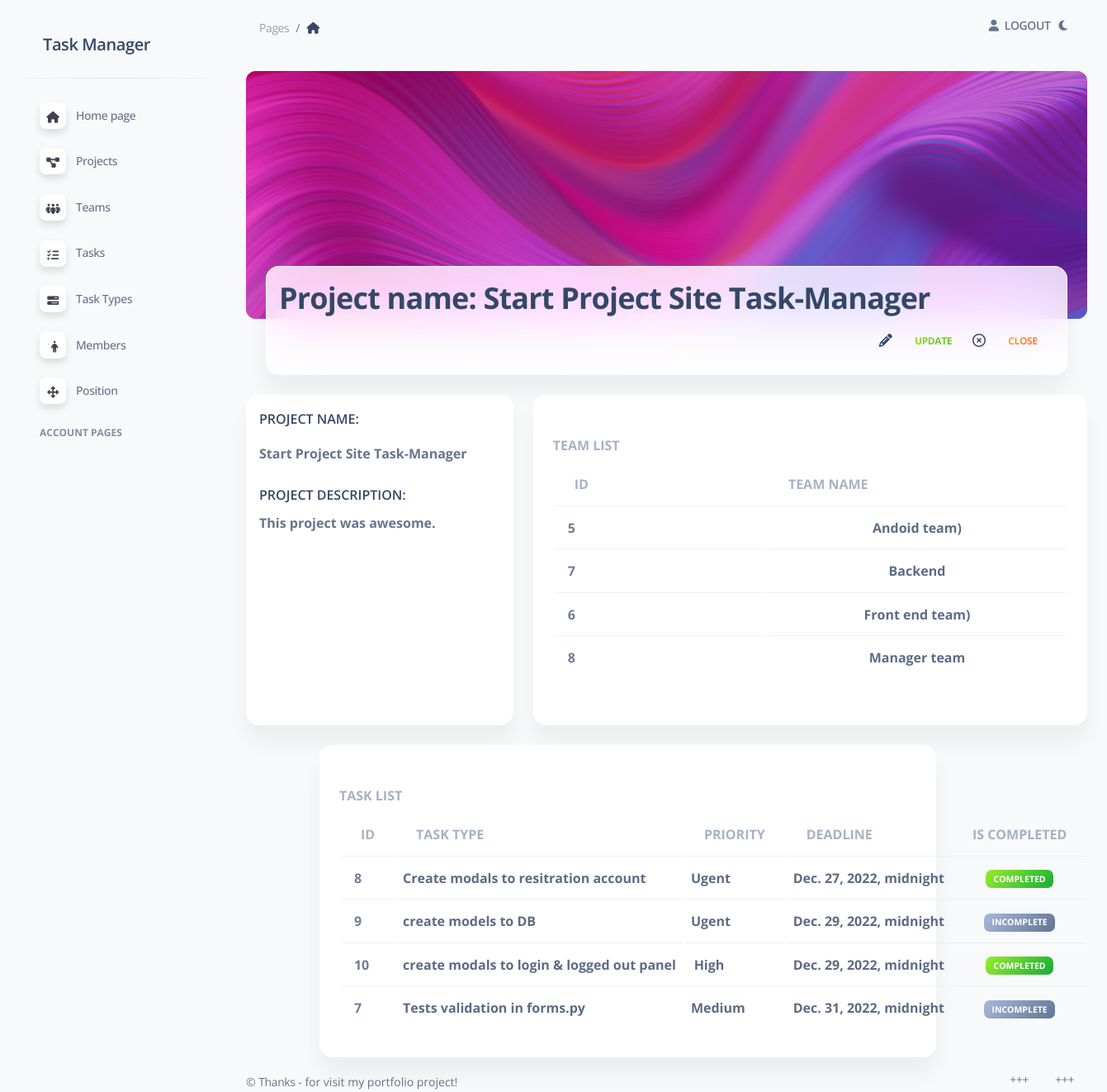
/task_manager/projects/4/ (signed in), run on the app's committed database.
### task_manager/models.py (models this page shows, shortened)
class Project(models.Model):
    name = models.CharField(max_length=70)
    teams = models.ManyToManyField(
        Team,
        related_name="projects"
    )
    description = models.TextField(null=True, blank=True)
    class Meta:
        ordering = ["name"]
        constraints = [
            UniqueConstraint(
                name="unique_project_name", fields=["name"]
            )
        ]

class Team(models.Model):
    name = models.CharField(max_length=70)
    description = models.TextField(null=True, blank=True)
    members = models.ManyToManyField(
        settings.AUTH_USER_MODEL,
        related_name="teams",
    )
    class Meta:
        ordering = ["name"]
        constraints = [
            UniqueConstraint(
                name="unique_team_name", fields=["name"]
            )
        ]

class Task(models.Model):
    TASK_PRIORITY_CHOICES = (
        ("Ugent", "Ugent priority task"),
        ("High", "High priority task"),
        ("Medium", "Medium priority task"),
        ("Low", "Low priority task"),
        ("Lowest", "Lowest priority task"),
    )
    description = models.TextField(blank=True, null=True)
    deadline = models.DateTimeField(blank=True, null=True)
    is_completed = models.BooleanField(default=False)
    priority = models.CharField(max_length=6, choices=TASK_PRIORITY_CHOICES)
    task_type = models.ForeignKey(
        TaskType, on_delete=models.CASCADE,
        related_name="tasks",
        null=True,
    )
    assignees = models.ManyToManyField(
        settings.AUTH_USER_MODEL,
        related_name="tasks",
    )
    projects = models.ForeignKey(
        Project,
        on_delete=models.CASCADE,
        related_name="tasks",
        null=True,
    )
    class Meta:
        ordering = ["deadline"]

class TaskType(models.Model):
    name = models.CharField(max_length=70)
    class Meta:
        ordering = ["name"]
        constraints = [
            UniqueConstraint(
                name="unique_task_type_name", fields=["name"]
            )
        ]
    def __str__(self) -> str:
        return self.name

### task_manager/views.py (the view)
class ProjectDetailView(LoginRequiredMixin, generic.DetailView):
    form_class = ProjectForm
    queryset = Project.objects.all().prefetch_related("teams", "tasks__task_type")
    success_url = reverse_lazy("task_manager:project-list")

### task_manager/context_processors.py (called while the page is built)
def cfg_assets_root(request):
    return {"ASSETS_ROOT": settings.ASSETS_ROOT}

### templates/task_manager/project_detail.html (shortened to what this page needs)
{% extends "base.html" %}
{% block content %}
    <div class="container-fluid xxl">
      <div class="page-header min-height-300 border-radius-lg mt-4" style="background-image: url('{{ ASSETS_ROOT }}/img/curved-images/curved0.jpg'); background-position-y: 50%;">
        <span class="mask bg-gradient-primary opacity-6"></span>
      </div>
      <div class="card card-body blur shadow-blur mx-4 mt-n6 overflow-hidden">
        <div class="row gx-4">
          <div class="col-lg-auto my-auto">
            <div class="h-100">
              <h2 class="mb-1">
                Project name: {{ project.name }}
              </h2>
            </div>
          </div>
          <div class="col-lg-3 col-lg-md-2 my-sm-auto ms-sm-auto me-sm-0 mx-auto mt-3">
            <div class="nav-wrapper position-relative end-0">
              <ul class="nav nav-pills nav-fill p-1 bg-transparent" role="tablist">
                <li class="nav-item">
                  <a href="{% url 'task_manager:project-update' pk=project.id %}">
                    <i class="fas fa-pencil-alt text-dark me-2" style="margin: 0" aria-hidden="true"></i>
                    <span class="btn btn-link text-success text-gradient text-xl px-3 mb-0">Update</span>
                  </a>
                </li>
                <li class="nav-item">
                  <a href="{% url 'task_manager:project-list' %}">
                    <i class="fa-regular fa-circle-xmark text-dark m-2" style="margin: 0" aria-hidden="true"></i>
                    <span class="btn btn-link text-warning text-gradient text-xl px-3 mb-0">Close</span>
                  </a>
                </li>
              </ul>
            </div>
          </div>
        </div>
      </div>
    </div>
    <div class="container-fluid col-lg-12 py-4">
      <div class="row">
        <div class="col-md-12 col-xl-4">
          <div class="card h-100">
            <div class="card-header pb-0 p-3 py-xxl">
              <h6 class="text-uppercase mb-0">Project name:</h6>
            </div>
            <div class="card-body p-3">
              <h6 class="text-body text-xl font-weight-bolder">{{ project.name }}</h6>
              <h6 class="text-uppercase mt-4">Project Description:</h6>
              <h6 class="text-body text-xl font-weight-bolder">{{ project.description }}</h6>
            </div>
          </div>
        </div>
        <div class="container-fluid col-lg-8 py-xxl ">
          <div class="row col--lg11 py-xxl min-height-400">
            <div class="col-lg-12">
              <div class="card mb-2 py-4 h-100">
                <div class="card-header pb-0 ">
                  <h6 class="text-uppercase text-secondary text-xl font-weight-bolder opacity-7">Team list</h6>
                </div>
                  <table class=" container table align-items-center mb-0">
                    <thead>
                      <tr>
                        <th class="text-uppercase text-secondary text-xl font-weight-bolder opacity-7" style="text-align: left">id</th>
                        <th class="text-uppercase text-secondary text-xl font-weight-bolder opacity-7 col-lg-7" >Team name</th>
                      </tr>
                    </thead>
                      <tbody>
                        {% for team in project.teams.all %}
                        <tr>
                          <td class="text-dark text-xl font-weight-bolder opacity-7" >
                            <div class="d-flex px-2 py-1">
                              <div class="d-flex flex-column justify-content-right">
                                {{ team.id }}
                              </div>
                            </div>
                          </td>
                          <td class="text-dark text-xl font-weight-bolder opacity-8" style="text-align: center">
                            <div class="col-xxl-3">
                                {{ team.name }}
                            </div>
                          </td>
                        </tr>
                        {% empty %}
                          <p style="text-align: center; color: mediumspringgreen">No Teams on this Project!</p>
                        {% endfor %}
                      </tbody>
                    </table>
                  </div>
                </div>
              </div>
            </div>
          </div>
        </div>
        <div class="container-fluid col-lg-10 py-xxl ">
          <div class="row col-lg-11 py-xxl">
            <div class="container-fluid col-xxl-12">
              <div class="card mb-2 py-4 h-100">
                <div class="card-header pb-0 ">
                  <h6 class="text-uppercase text-secondary text-xl font-weight-bolder opacity-7">Task list</h6>
                </div>
                  <table class=" container table align-items-center mb-0">
                    <thead>
                      <tr>
                        <th class="text-uppercase text-secondary text-xl font-weight-bolder opacity-7">id</th>
                        <th class="text-uppercase text-secondary text-xl font-weight-bolder opacity-7 ">Task Type</th>
                        <th class="text-uppercase text-secondary text-xl font-weight-bolder opacity-7 col-xl-3">Priority</th>
                        <th class="text-uppercase text-secondary text-xl font-weight-bolder opacity-7 col-xl-3">Deadline</th>
                        <th class="text-uppercase text-secondary text-xl font-weight-bolder opacity-7 col-xl-1">Is Completed</th>
                      </tr>
                    </thead>
                      <tbody>
                        {% for task in project.tasks.all %}
                        <tr>
                          <td class="text-dark text-xl font-weight-bolder opacity-7 col-xl-1" style="text-align: center">
                            <div class="d-flex px-2 py-1">
                              <div class="d-flex flex-column justify-content-right">
                                {{ task.id }}
                              </div>
                            </div>
                          </td>
                          <td class="text-dark text-xl font-weight-bolder opacity-8" style="text-align: center">
                            <div class="col-xl-4">
                                {{ task.task_type }}
                            </div>
                          </td>
                          <td class="text-dark text-xl font-weight-bolder opacity-8" style="text-align: center">
                            <div class="col-xl-5">
                                {{ task.priority }}
                            </div>
                          </td>
                          <td class="text-dark text-xl font-weight-bolder opacity-8" style="text-align: center">
                            <div class="col-xl-2">
                                {{ task.deadline }}
                            </div>
                          </td>
                            {% if task.is_completed == True %}
                            <td class="align-middle text-center text-sm">
                              <span class="badge badge-sm bg-gradient-success">Completed</span>
                            </td>
                              {% else %}
                            <td class="align-middle text-center text-sm">
                              <span class="badge badge-sm bg-gradient-secondary">Incomplete</span>
                            </td>
                            {% endif %}
                        </tr>
                        {% empty %}
                          <p style="text-align: center; color: mediumspringgreen">No Tasks on this Project!</p>
                        {% endfor %}
                      </tbody>
                    </table>
                  </div>
                </div>
              </div>
            </div>
{% endblock content %}

### static/assets/css/dark-theme-core.css (style rules this page uses)
body { transition: background-color 200ms ease-in; }

### data on the page
Project: name "Start Project Site Task-Manager", description "This project was awesome."
Team: id "5", name "Andoid team)"
Team: id "7", name "Backend"
Team: id "6", name "Front end team)"
Team: id "8", name "Manager team"
Task: id "8", task_type "Create modals to resitration account", priority "Ugent", deadline "Dec. 27, 2022, midnight", is_completed "COMPLETED"
Task: id "9", task_type "create models to DB", priority "Ugent", deadline "Dec. 29, 2022, midnight", is_completed "INCOMPLETE"
Task: id "10", task_type "create modals to login & logged out panel", priority "High", deadline "Dec. 29, 2022, midnight", is_completed "COMPLETED"
Task: id "7", task_type "Tests validation in forms.py", priority "Medium", deadline "Dec. 31, 2022, midnight", is_completed "INCOMPLETE"
